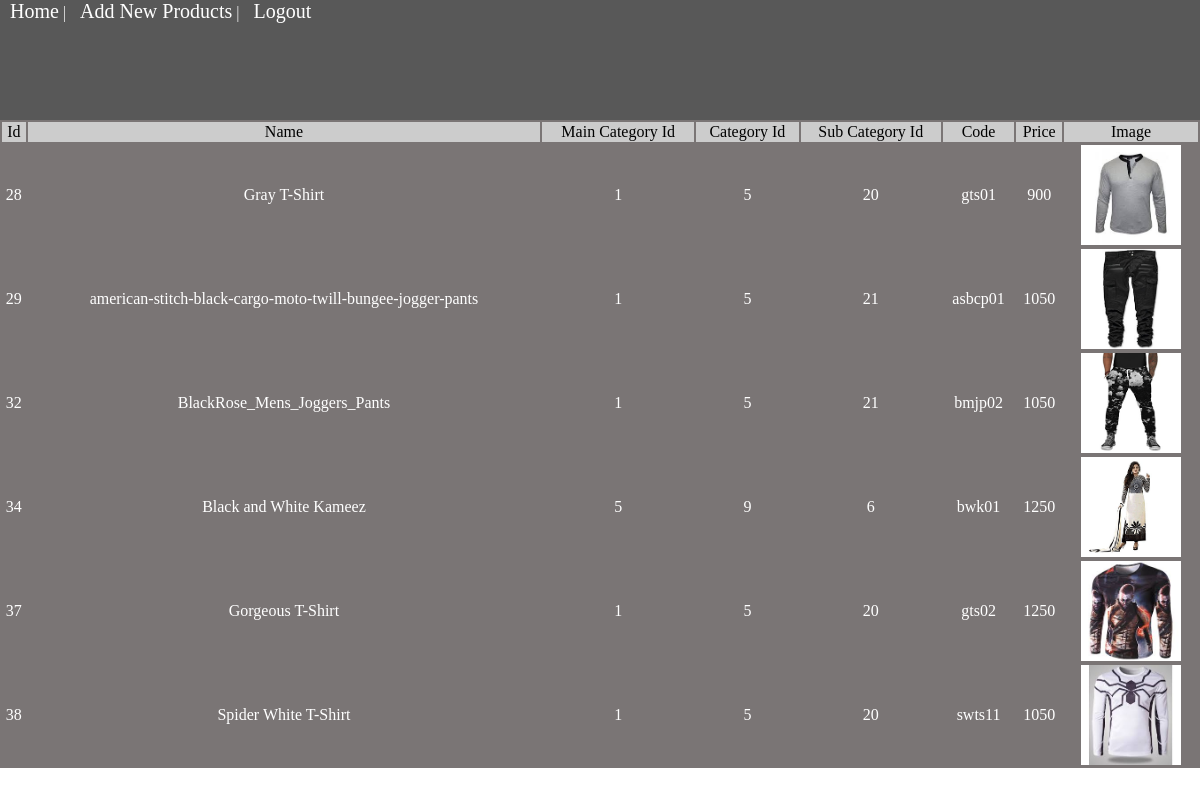
Screenshot of /admin/productview.php (signed in) with the database file from the repository.
### tables this page shows
CREATE TABLE `product` (
  `id` int(11) NOT NULL,
  `name` varchar(1000) NOT NULL,
  `maincat_id` int(11) NOT NULL,
  `category_id` int(11) NOT NULL,
  `subcat_id` int(11) NOT NULL,
  `code` varchar(100) NOT NULL,
  `price` int(11) NOT NULL,
  `prod_image` varchar(800) NOT NULL
);

CREATE TABLE `sub_category` (
  `id` int(11) NOT NULL,
  `name` varchar(1000) NOT NULL,
  `maincat_id` int(100) NOT NULL,
  `category_id` int(11) NOT NULL
);

### admin/productview.php (the view, shortened to what this page needs)
<?php
include_once("connection.php");
$result = mysqli_query($mysqli, "SELECT p.prod_image as prod_image, p.id as id, p.name as product_name, s.maincat_id as maincat_id,s.category_id as category_id , s.id as subcat_id ,code ,price FROM product as p LEFT JOIN sub_category as s on s.id = p.subcat_id");
?>
<html>
<head>
     <link href="adminstyle.css" rel="stylesheet" type="text/css">
</head>
<body>
       <div class="header">
	<a href="index.php">Home</a> | <a href="productadd.php">Add New Products</a> | <a href="logout.php">Logout</a>
	<br/><br/>
    </div>
       <div class="list">
	<table width='100%' border=0>
		 <tr bgcolor='#CCCCCC' color="#ffffff">
            <td><a>Id</a></td>
            <td><a>Name</a></td>
            <td><a>Main Category Id</a></td>
            <td><a>Category Id</a></td>
            <td><a>Sub Category Id</a></td>
            <td><a>Code</a></td>
            <td><a>Price</a></td>
            <td><a>Image</a></td>
		</tr>
    <div class="subcat_res">
<?php
      while($res = mysqli_fetch_array($result)) {
			echo "<tr>";
            echo "<td>".$res['id']."</td>";
			echo "<td>".$res['product_name']."</td>";
            echo "<td>".$res['maincat_id']."</td>";
			echo "<td>".$res['category_id']."</td>";
            echo "<td>".$res['subcat_id']."</td>";
            echo "<td>".$res['code']."</td>";
            echo "<td>".$res['price']."</td>";
            echo "<td><img src='".$res['prod_image']."' width='100' height='100' /></td>";
      }
            ?>
    </div>
           </table>	</div>
</body>
</html>

### admin/adminstyle.css (style rules this page uses)
body { margin: 0px; border: 0px; }
.header { width:100%; height:120px; background:#585858; color:#ebebeb ; }
.header a { margin-left: 10px; color:white; font-size: 20; text-decoration: none; }
.list { background: #7a7575; text-align: center; }
.list td a { color:black; }
.list td { color:white; text-align: center; }

### rows the page displays
product: id "28", name "Gray T-Shirt", sub_category.maincat_id "1", sub_category.category_id "5", sub_category.id "20", code "gts01", price "900", prod_image (picture)
product: id "29", name "american-stitch-black-cargo-moto-twill-bungee-jogger-pants", sub_category.maincat_id "1", sub_category.category_id "5", sub_category.id "21", code "asbcp01", price "1050", prod_image (picture)
product: id "32", name "BlackRose_Mens_Joggers_Pants", sub_category.maincat_id "1", sub_category.category_id "5", sub_category.id "21", code "bmjp02", price "1050", prod_image (picture)
product: id "34", name "Black and White Kameez", sub_category.maincat_id "5", sub_category.category_id "9", sub_category.id "6", code "bwk01", price "1250", prod_image (picture)
product: id "37", name "Gorgeous T-Shirt", sub_category.maincat_id "1", sub_category.category_id "5", sub_category.id "20", code "gts02", price "1250", prod_image (picture)
product: id "38", name "Spider White T-Shirt", sub_category.maincat_id "1", sub_category.category_id "5", sub_category.id "20", code "swts11", price "1050", prod_image (picture)
